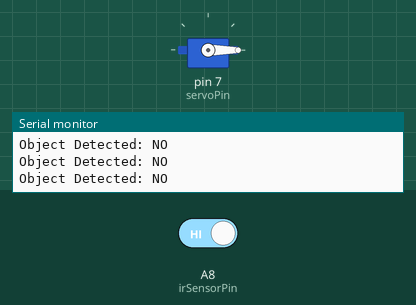
Recording of a sketch running on a simulated Arduino Mega 2560, built with avr-gcc and run on an emulated ATmega2560. On the bench: servo, the last lines printed to the serial monitor. The inputs (shaded band) are chosen by the test bench; at power-on: A8 (irSensorPin) HIGH.

Above: at 1.7 s.
1.8 s: A8 (irSensorPin) driven LOW
At 3.2 s:
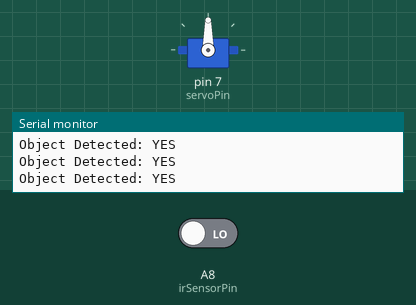
3.5 s: A8 (irSensorPin) driven HIGH
At 4.5 s:
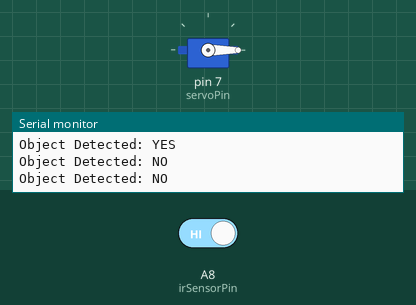
Timing chart, 0 to 6.5 s (numbered marks = the images above; inputs shaded):
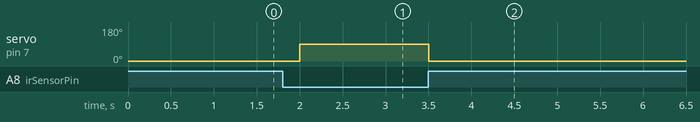

Measured:
- after the input at 1.8 s, servo on pin 7 (servoPin): 0° → 90° after 0.20 s
- after the input at 3.5 s, servo on pin 7 (servoPin): 90° → 0° at once

The sketch:

voinex.ino
```cpp
#include <Servo.h>

Servo myServo;

const int irSensorPin = A8;
const int servoPin = 7;

void setup() {
  Serial.begin(115200);
  delay(500);

  pinMode(irSensorPin, INPUT);

  myServo.attach(servoPin);
  myServo.write(0);  // Initial position
}

void loop() {
  int sensorValue = digitalRead(irSensorPin);

  if (sensorValue == LOW) {
    // Object detected
    myServo.write(90);
    Serial.print("Object Detected: ");
    Serial.println("YES");
  } else {
    // No object detected
    myServo.write(0);
    Serial.print("Object Detected: ");
    Serial.println("NO");
  }

  delay(500);
}
```
